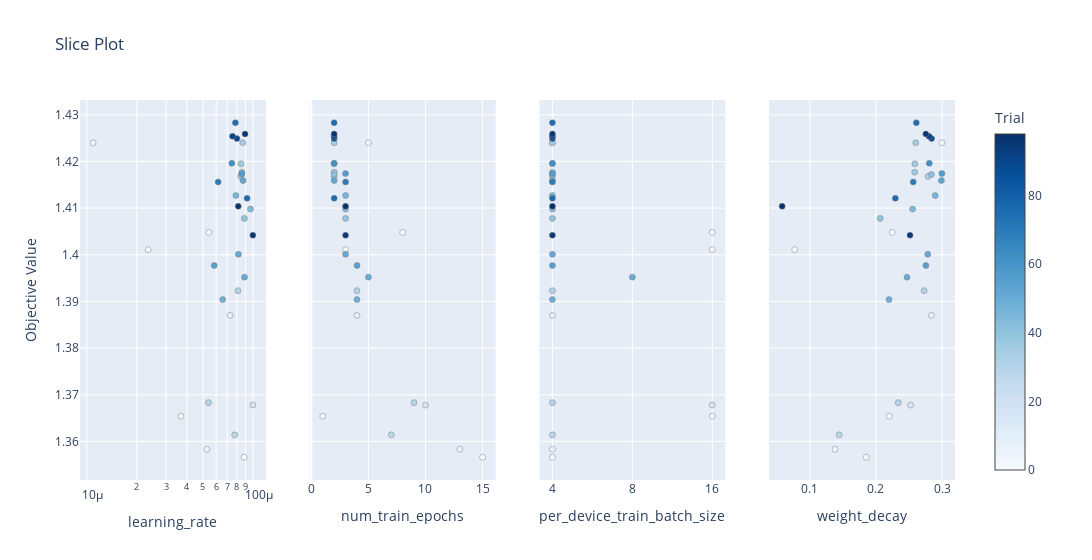

This figure's notebook cell:
### Code cell
optuna.visualization.plot_slice(study).show()

### Figure 1 — Plotly figure (JSON) as saved in the notebook; plotly's stock layout.template omitted (floating-point values rounded to 4 significant figures)
{"data": [{"marker": {"color": [0, 1, 2, 3, 4, 5, 9, 17, 28, 30, 31, 32, 35, 36, 37, 40, 41, 44, 46, 48, 50, 51, 52, 55, 57, 62, 70, 75, 76, 89, 91, 95, 96, 98], "colorbar": {"title": {"text": "Trial"}, "x": 1, "xpad": 40}, "colorscale": [[0, "rgb(247,251,255)"], [0.125, "rgb(222,235,247)"], [0.25, "rgb(198,219,239)"], [0.375, "rgb(158,202,225)"], [0.5, "rgb(107,174,214)"], [0.625, "rgb(66,146,198)"], [0.75, "rgb(33,113,181)"], [0.875, "rgb(8,81,156)"], [1, "rgb(8,48,107)"]], "line": {"color": "Grey", "width": 0.5}, "showscale": true}, "mode": "markers", "name": "Feasible Trial", "showlegend": false, "type": "scatter", "x": [8.856e-05, 5.425e-05, 3.685e-05, 2.341e-05, 1.09e-05, 5.271e-05, 7.279e-05, 9.984e-05, 7.757e-05, 5.398e-05, 8.116e-05, 8.434e-05, 8.682e-05, 8.466e-05, 8.578e-05, 8.873e-05, 8.55e-05, 9.655e-05, 7.888e-05, 6.567e-05, 8.892e-05, 8.17e-05, 8.708e-05, 5.84e-05, 8.562e-05, 7.453e-05, 6.168e-05, 7.835e-05, 9.212e-05, 8.003e-05, 7.529e-05, 9.98e-05, 8.959e-05, 8.152e-05], "xaxis": "x", "y": [1.357, 1.405, 1.365, 1.401, 1.424, 1.358, 1.387, 1.368, 1.361, 1.368, 1.392, 1.417, 1.424, 1.419, 1.418, 1.408, 1.417, 1.41, 1.413, 1.39, 1.395, 1.4, 1.416, 1.398, 1.417, 1.42, 1.416, 1.428, 1.412, 1.425, 1.425, 1.404, 1.426, 1.41], "yaxis": "y"}, {"marker": {"color": [0, 1, 2, 3, 4, 5, 9, 17, 28, 30, 31, 32, 35, 36, 37, 40, 41, 44, 46, 48, 50, 51, 52, 55, 57, 62, 70, 75, 76, 89, 91, 95, 96, 98], "colorbar": {"title": {"text": "Trial"}, "x": 1, "xpad": 40}, "colorscale": [[0, "rgb(247,251,255)"], [0.125, "rgb(222,235,247)"], [0.25, "rgb(198,219,239)"], [0.375, "rgb(158,202,225)"], [0.5, "rgb(107,174,214)"], [0.625, "rgb(66,146,198)"], [0.75, "rgb(33,113,181)"], [0.875, "rgb(8,81,156)"], [1, "rgb(8,48,107)"]], "line": {"color": "Grey", "width": 0.5}, "showscale": false}, "mode": "markers", "name": "Feasible Trial", "showlegend": false, "type": "scatter", "x": [15, 8, 1, 3, 5, 13, 4, 10, 7, 9, 4, 2, 2, 2, 2, 3, 2, 3, 3, 4, 5, 3, 2, 4, 3, 2, 3, 2, 2, 2, 2, 3, 2, 3], "xaxis": "x2", "y": [1.357, 1.405, 1.365, 1.401, 1.424, 1.358, 1.387, 1.368, 1.361, 1.368, 1.392, 1.417, 1.424, 1.419, 1.418, 1.408, 1.417, 1.41, 1.413, 1.39, 1.395, 1.4, 1.416, 1.398, 1.417, 1.42, 1.416, 1.428, 1.412, 1.425, 1.425, 1.404, 1.426, 1.41], "yaxis": "y2"}, {"marker": {"color": [0, 1, 2, 3, 4, 5, 9, 17, 28, 30, 31, 32, 35, 36, 37, 40, 41, 44, 46, 48, 50, 51, 52, 55, 57, 62, 70, 75, 76, 89, 91, 95, 96, 98], "colorbar": {"title": {"text": "Trial"}, "x": 1, "xpad": 40}, "colorscale": [[0, "rgb(247,251,255)"], [0.125, "rgb(222,235,247)"], [0.25, "rgb(198,219,239)"], [0.375, "rgb(158,202,225)"], [0.5, "rgb(107,174,214)"], [0.625, "rgb(66,146,198)"], [0.75, "rgb(33,113,181)"], [0.875, "rgb(8,81,156)"], [1, "rgb(8,48,107)"]], "line": {"color": "Grey", "width": 0.5}, "showscale": false}, "mode": "markers", "name": "Feasible Trial", "showlegend": false, "type": "scatter", "x": [4, 16, 16, 16, 4, 4, 4, 16, 4, 4, 4, 4, 4, 4, 4, 4, 4, 4, 4, 4, 8, 4, 4, 4, 4, 4, 4, 4, 4, 4, 4, 4, 4, 4], "xaxis": "x3", "y": [1.357, 1.405, 1.365, 1.401, 1.424, 1.358, 1.387, 1.368, 1.361, 1.368, 1.392, 1.417, 1.424, 1.419, 1.418, 1.408, 1.417, 1.41, 1.413, 1.39, 1.395, 1.4, 1.416, 1.398, 1.417, 1.42, 1.416, 1.428, 1.412, 1.425, 1.425, 1.404, 1.426, 1.41], "yaxis": "y3"}, {"marker": {"color": [0, 1, 2, 3, 4, 5, 9, 17, 28, 30, 31, 32, 35, 36, 37, 40, 41, 44, 46, 48, 50, 51, 52, 55, 57, 62, 70, 75, 76, 89, 91, 95, 96, 98], "colorbar": {"title": {"text": "Trial"}, "x": 1, "xpad": 40}, "colorscale": [[0, "rgb(247,251,255)"], [0.125, "rgb(222,235,247)"], [0.25, "rgb(198,219,239)"], [0.375, "rgb(158,202,225)"], [0.5, "rgb(107,174,214)"], [0.625, "rgb(66,146,198)"], [0.75, "rgb(33,113,181)"], [0.875, "rgb(8,81,156)"], [1, "rgb(8,48,107)"]], "line": {"color": "Grey", "width": 0.5}, "showscale": false}, "mode": "markers", "name": "Feasible Trial", "showlegend": false, "type": "scatter", "x": [0.1852, 0.2246, 0.22, 0.07719, 0.2996, 0.1382, 0.2837, 0.2524, 0.1444, 0.2337, 0.2729, 0.2787, 0.2601, 0.2587, 0.2585, 0.2063, 0.2837, 0.2553, 0.2894, 0.2197, 0.2468, 0.2783, 0.2988, 0.2754, 0.2997, 0.2806, 0.2563, 0.2609, 0.2293, 0.284, 0.2801, 0.2514, 0.2753, 0.05812], "xaxis": "x4", "y": [1.357, 1.405, 1.365, 1.401, 1.424, 1.358, 1.387, 1.368, 1.361, 1.368, 1.392, 1.417, 1.424, 1.419, 1.418, 1.408, 1.417, 1.41, 1.413, 1.39, 1.395, 1.4, 1.416, 1.398, 1.417, 1.42, 1.416, 1.428, 1.412, 1.425, 1.425, 1.404, 1.426, 1.41], "yaxis": "y4"}], "layout": {"title": {"text": "Slice Plot"}, "width": 1200, "xaxis": {"anchor": "y", "domain": [0, 0.2125], "title": {"text": "learning_rate"}, "type": "log"}, "xaxis2": {"anchor": "y2", "domain": [0.2625, 0.475], "title": {"text": "num_train_epochs"}}, "xaxis3": {"anchor": "y3", "categoryarray": [4, 8, 16], "categoryorder": "array", "domain": [0.525, 0.7375], "title": {"text": "per_device_train_batch_size"}, "type": "category"}, "xaxis4": {"anchor": "y4", "domain": [0.7875, 1], "title": {"text": "weight_decay"}}, "yaxis": {"anchor": "x", "domain": [0, 1], "title": {"text": "Objective Value"}}, "yaxis2": {"anchor": "x2", "domain": [0, 1], "matches": "y", "showticklabels": false}, "yaxis3": {"anchor": "x3", "domain": [0, 1], "matches": "y", "showticklabels": false}, "yaxis4": {"anchor": "x4", "domain": [0, 1], "matches": "y", "showticklabels": false}}}
